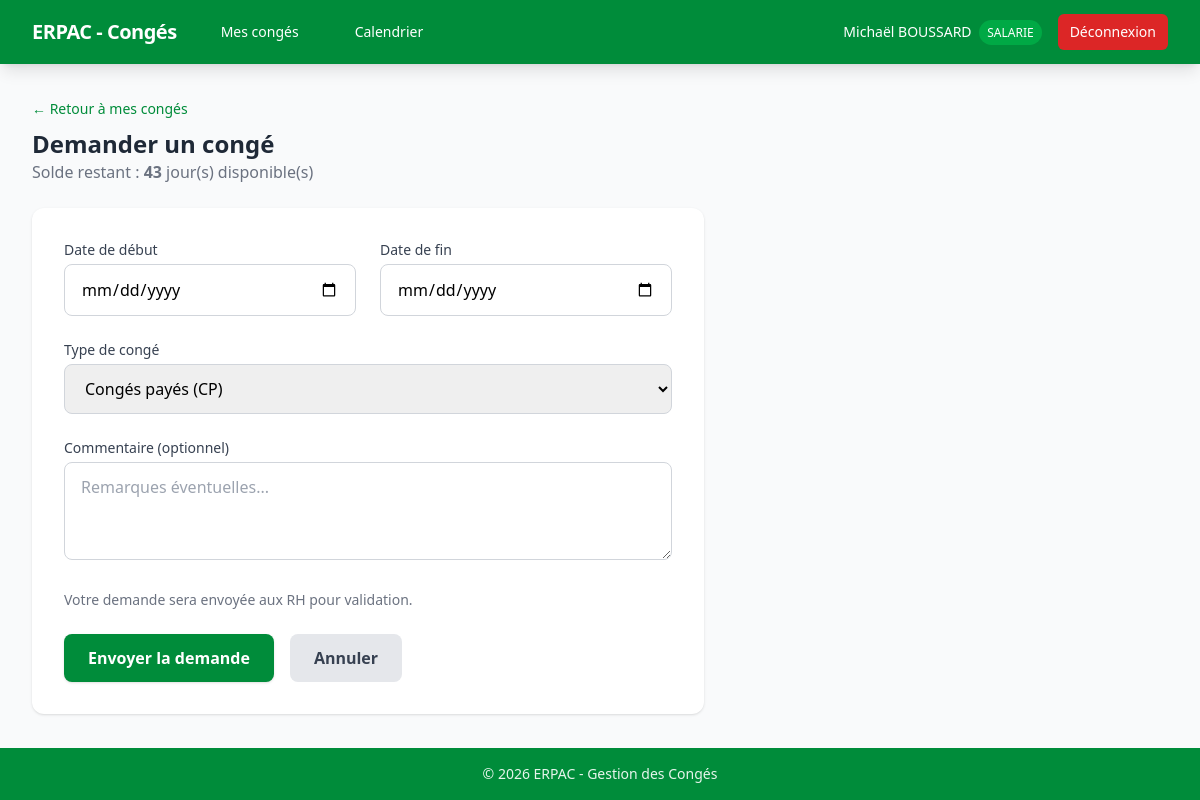
/salarie/demander-conge (signed in), run on the app's committed database.
### models/user.py (models this page shows, shortened)
class User(UserMixin, db.Model):
    __tablename__ = "users"
    id = db.Column(db.Integer, primary_key=True)
    nom = db.Column(db.String(100), nullable=False)
    prenom = db.Column(db.String(100), nullable=False)
    identifiant = db.Column(db.String(100), unique=True, nullable=False)
    mot_de_passe_hash = db.Column(db.String(200), nullable=False)
    role = db.Column(db.String(20), nullable=False, default="salarie")  # "rh" ou "salarie"
    actif = db.Column(db.Boolean, default=True)
    date_embauche = db.Column(db.Date, nullable=True)
    email = db.Column(db.String(120), nullable=True)  # pour les notifications
    conges = db.relationship(
        "Conge",
        foreign_keys="Conge.user_id",
        backref="utilisateur",
        lazy=True,
        cascade="all, delete-orphan",
    )
    allocations = db.relationship("AllocationConge", backref="utilisateur", lazy=True, cascade="all, delete-orphan")

### routes/salarie.py (the view, shortened to what this page needs)
@salarie_bp.route("/demander-conge", methods=["GET", "POST"])
@login_required
def demander_conge():
    if current_user.role == "rh":
        flash("Les RH ajoutent les congés directement depuis le profil du salarié.", "info")
        return redirect(url_for("rh.dashboard"))
    solde_info = calculer_solde(current_user.id)
    return render_template("salarie/demander_conge.html", solde=solde_info)

### models/parametrage.py (called while the page is built)
    @property
    def total_jours(self):
        return self.jours_alloues + self.jours_anciennete + self.jours_report

### services/solde.py (called while the page is built)
def get_parametrage_actif():
    return ParametrageAnnuel.query.filter_by(actif=True).first()

def get_allocation(user_id, parametrage_id=None):
    if parametrage_id is None:
        param = get_parametrage_actif()
        if param is None:
            return None
        parametrage_id = param.id
    return AllocationConge.query.filter_by(
        user_id=user_id,
        parametrage_id=parametrage_id,
    ).first()

def calculer_jours_consommes(user_id, parametrage_id=None):
    param = None
    if parametrage_id:
        param = ParametrageAnnuel.query.get(parametrage_id)
    else:
        param = get_parametrage_actif()
    if param is None:
        return 0
    from sqlalchemy import func
    result = db.session.query(func.coalesce(func.sum(Conge.nb_jours_ouvrables), 0)).filter(
        Conge.user_id == user_id,
        Conge.date_debut >= param.debut_exercice,
        Conge.date_fin <= param.fin_exercice,
        Conge.type_conge.in_(["CP", "Anciennete"]),
        Conge.statut == "valide",
    ).scalar()
    return result

def calculer_solde(user_id, parametrage_id=None):
    allocation = get_allocation(user_id, parametrage_id)
    if allocation is None:
        return {"total_alloue": 0, "total_consomme": 0, "solde_restant": 0}
    pid = allocation.parametrage_id
    consomme = calculer_jours_consommes(user_id, pid)
    total = allocation.total_jours
    return {
        "total_alloue": total,
        "jours_conges": allocation.jours_alloues,
        "jours_anciennete": allocation.jours_anciennete,
        "jours_report": allocation.jours_report,
        "total_consomme": consomme,
        "solde_restant": total - consomme,
    }

### templates/salarie/demander_conge.html (shortened to what this page needs)
{% extends "base.html" %}
{% block content %}
<div class="mb-6">
    <a href="{{ url_for('salarie.accueil') }}" class="text-erpac-primary hover:text-erpac-dark text-sm">&larr; Retour à mes congés</a>
    <h1 class="text-2xl font-bold text-gray-800 mt-2">Demander un congé</h1>
    <p class="text-gray-500">Solde restant : <strong>{{ solde.solde_restant }}</strong> jour(s) disponible(s)</p>
</div>
<div class="bg-white rounded-xl shadow p-8 max-w-2xl">
    <form method="POST" class="space-y-6">
        <div class="grid grid-cols-1 md:grid-cols-2 gap-6">
            <div>
                <label for="date_debut" class="block text-sm font-medium text-gray-700 mb-1">Date de début</label>
                <input type="date" id="date_debut" name="date_debut" required
                       class="w-full px-4 py-3 border border-gray-300 rounded-lg focus:ring-2 focus:ring-erpac-primary focus:border-erpac-primary">
            </div>
            <div>
                <label for="date_fin" class="block text-sm font-medium text-gray-700 mb-1">Date de fin</label>
                <input type="date" id="date_fin" name="date_fin" required
                       class="w-full px-4 py-3 border border-gray-300 rounded-lg focus:ring-2 focus:ring-erpac-primary focus:border-erpac-primary">
            </div>
        </div>
        <div>
            <label for="type_conge" class="block text-sm font-medium text-gray-700 mb-1">Type de congé</label>
            <select id="type_conge" name="type_conge"
                    class="w-full px-4 py-3 border border-gray-300 rounded-lg focus:ring-2 focus:ring-erpac-primary focus:border-erpac-primary">
                <option value="CP">Congés payés (CP)</option>
            </select>
        </div>
        <div>
            <label for="commentaire" class="block text-sm font-medium text-gray-700 mb-1">Commentaire (optionnel)</label>
            <textarea id="commentaire" name="commentaire" rows="3"
                      class="w-full px-4 py-3 border border-gray-300 rounded-lg focus:ring-2 focus:ring-erpac-primary focus:border-erpac-primary"
                      placeholder="Remarques éventuelles..."></textarea>
        </div>
        <p class="text-sm text-gray-500">Votre demande sera envoyée aux RH pour validation.</p>
        <div class="flex space-x-4">
            <button type="submit"
                    class="bg-erpac-primary hover:bg-erpac-dark text-white font-semibold py-3 px-6 rounded-lg transition shadow">
                Envoyer la demande
            </button>
            <a href="{{ url_for('salarie.accueil') }}"
               class="bg-gray-200 hover:bg-gray-300 text-gray-700 font-semibold py-3 px-6 rounded-lg transition">
                Annuler
            </a>
        </div>
    </form>
</div>
{% endblock %}

### templates/base.html (shortened to what this page needs)
<!DOCTYPE html>
<html lang="fr">
<head>
    <link rel="stylesheet" href="{{ url_for('static', filename='css/tailwind.css') }}">
    <link rel="stylesheet" href="{{ url_for('static', filename='css/custom.css') }}">
</head>
<body class="bg-gray-50 min-h-screen flex flex-col">
    {% if current_user.is_authenticated %}
    <nav class="bg-erpac-primary text-white shadow-lg">
        <div class="max-w-7xl mx-auto px-4 sm:px-6 lg:px-8">
            <div class="flex items-center justify-between h-16">
                <div class="flex items-center space-x-8">
                    <span class="text-xl font-bold tracking-tight">ERPAC - Congés</span>
                    {% if current_user.role == 'rh' %}
                    <a href="{{ url_for('rh.dashboard') }}" class="hover:bg-erpac-dark px-3 py-2 rounded-md text-sm font-medium">Tableau de bord</a>
                    <a href="{{ url_for('rh.parametrage') }}" class="hover:bg-erpac-dark px-3 py-2 rounded-md text-sm font-medium">Paramétrage</a>
                    {% else %}
                    <a href="{{ url_for('salarie.accueil') }}" class="hover:bg-erpac-dark px-3 py-2 rounded-md text-sm font-medium">Mes congés</a>
                    <a href="{{ url_for('salarie.calendrier') }}" class="hover:bg-erpac-dark px-3 py-2 rounded-md text-sm font-medium">Calendrier</a>
                    {% endif %}
                </div>
                <div class="flex items-center space-x-4">
                    <span class="text-sm">{{ current_user.prenom }} {{ current_user.nom }}
                        <span class="bg-erpac-light text-xs px-2 py-1 rounded-full ml-1">{{ current_user.role|upper }}</span>
                    </span>
                    <a href="{{ url_for('auth.logout') }}" class="bg-red-600 hover:bg-red-700 px-3 py-2 rounded-md text-sm font-medium transition">Déconnexion</a>
                </div>
            </div>
        </div>
    </nav>
    {% endif %}
    <main class="flex-1">
        <div class="max-w-7xl mx-auto px-4 sm:px-6 lg:px-8 py-8">
            {% block content %}{% endblock %}
        </div>
    </main>
    <footer class="bg-erpac-primary text-erpac-100 text-center py-4 text-sm">
        &copy; {{ now().year if now is defined else "2026" }} ERPAC - Gestion des Congés
    </footer>
</body>
</html>

### static/css/custom.css (style rules this page uses)
* { transition-property: background-color, border-color, color, fill, stroke; transition-duration: 150ms; transition-timing-function: cubic-bezier(0.4, 0, 0.2, 1); }

### data on the page
User: prenom "Michaël", nom "BOUSSARD", role "SALARIE"

### other printed values
{{ solde.solde_restant }} "43"
